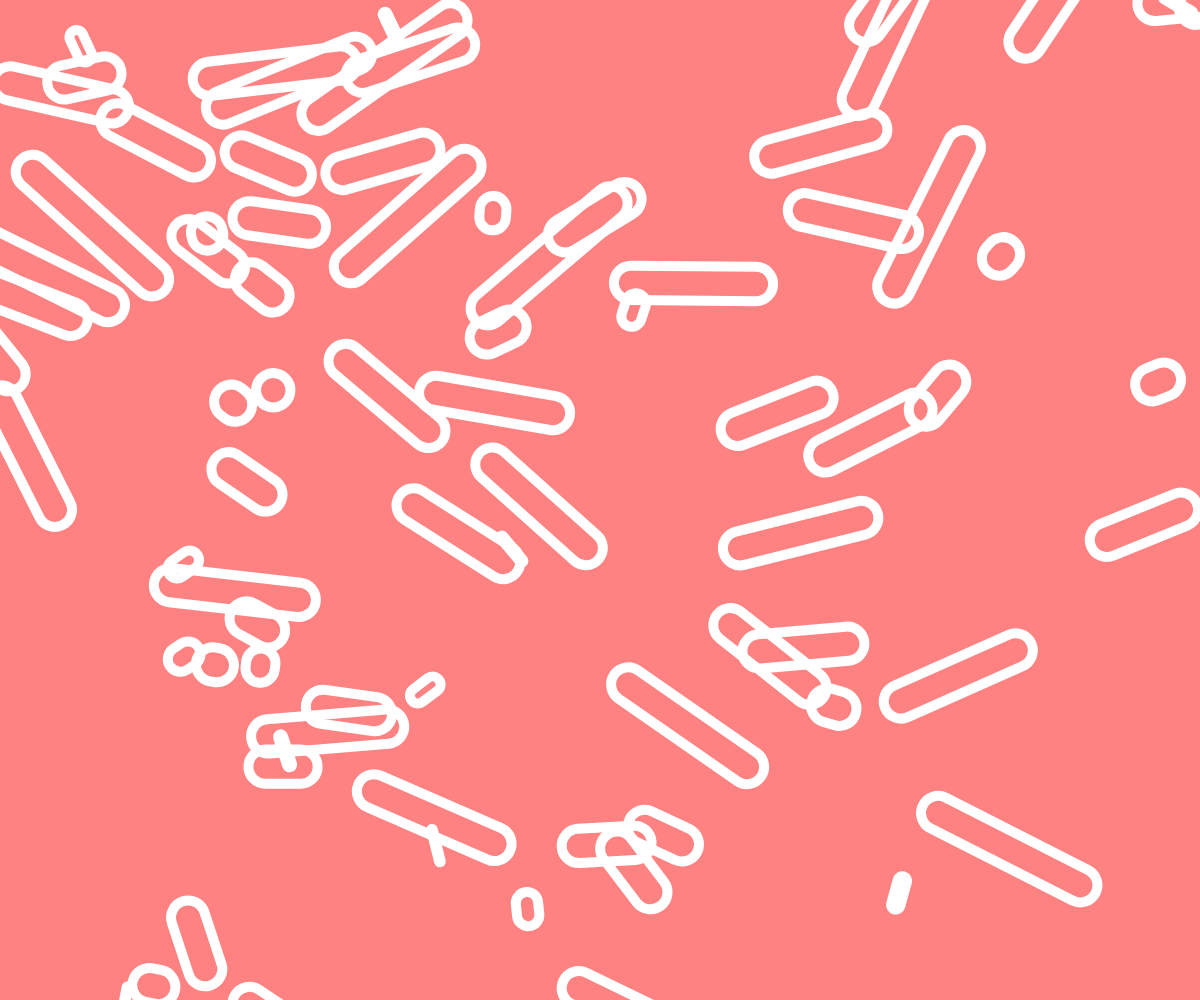
Frame 1 (no input)
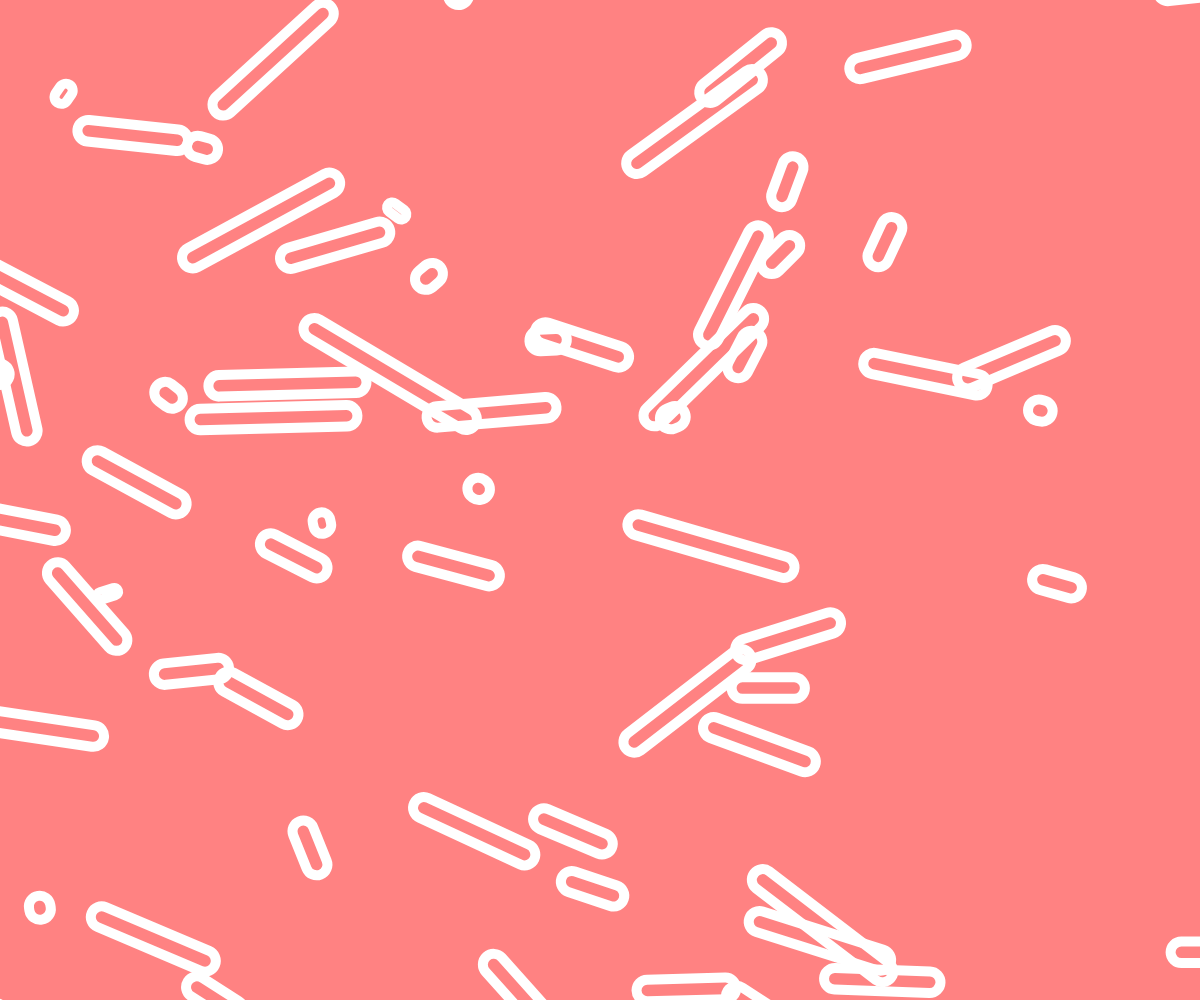
Frame 2 (the mouse pressed at the canvas centre, redrawn once)

The p5.js sketch that drew these frames (run headless with seeded random() and noise() and a simulated clock; the mouse was pressed at the canvas centre and the sketch redrawn once):

// p5.js sketch
// ── sketch.js
//https://github.com/stavrosdidakis/DAT-GAD-405_2017
//https://p5js.org

//DAT405 / GAD405
//04_Exercise01 - Loops and Random Color


function setup() {
  createCanvas(windowWidth, windowHeight);
  noLoop();
  noStroke();
}



function draw() {
    background(255, 130, 130)
    noLoop();
    let Elsize = random(40, 20);
    
    
for(let x=0; x < 17; x++){
    for(let y=0; y < 17; y++){    
                 
    noLoop();
    stroke(255);
    strokeWeight(10);     
        
    noFill();
    rect(random(windowWidth),random(windowHeight),random(200), Elsize, Elsize, Elsize);
    rotate(random(100));
        
     
        }
    
    
    
    }
}
